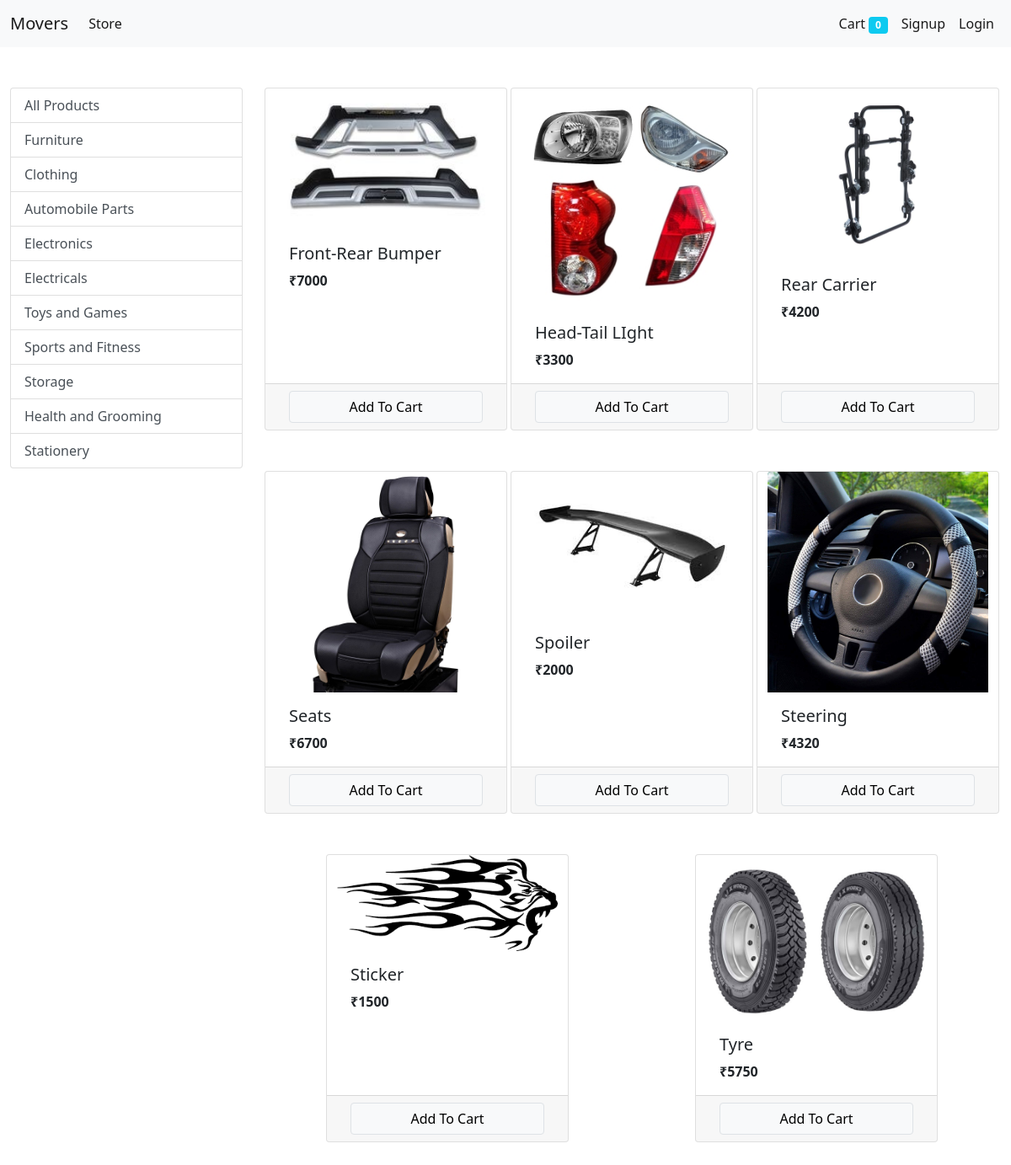
The app's page /?category=4 with its own data.
### store/models/categories.py (models this page shows, shortened)
class Category(models.Model):
    id = models.BigIntegerField(unique=True, primary_key=True)
    Name = models.CharField(max_length=50)
    @staticmethod
    def get_all_categories():
        sql = ("select * from store_category")
        return Category.objects.raw(sql)

### store/models/products.py (models this page shows, shortened)
class Product(models.Model):
    id = models.BigIntegerField(unique=True, primary_key=True)
    Name = models.CharField(max_length=50)
    Manufacturer = models.CharField(max_length=30)
    Price = models.BigIntegerField(default=0)
    Image = models.ImageField(upload_to='store/uploads/products')
    Category = models.ForeignKey(Category, on_delete=models.CASCADE, default=1)
    @staticmethod
    def get_all_products_by_categoryid(category_id):
            sql = ''' select * from store_product where "Category_id"=%s '''
            return Product.objects.raw(sql, [category_id])

### store/views/home.py (the view, shortened to what this page needs)
# urls.py: path('', home.Index.as_view(), name="homepage"),
class Index(View):
    def get(self, request):
        cart = request.session.get('cart')
        if not cart:
            request.session['cart'] = {}
        categories = Category.get_all_categories()
        categoryID = request.GET.get('category')
        if categoryID:
            products = Product.get_all_products_by_categoryid(categoryID)
        else:
            products = Product.get_all_products()
        context = {'products':products, 'categories':categories}
        print('You are : ', request.session.get('customer'))
        return render(request, 'index.html', context, )

### store/templatetags/cart.py (called while the page is built)
@register.filter(name='is_in_cart')
def is_in_cart(product, cart):
    keys = cart.keys()
    for id in keys:
        if int(id) == product.id:
            return True
    return False

### store/templatetags/custom_filter.py (called while the page is built)
@register.filter(name='currency')
def currency(number):
    return "₹"+str(number)

### store/templates/index.html (shortened to what this page needs)
{% extends 'base.html' %}
{% block content %}
{% load cart %}
{% load custom_filter %}
<div class="container-fluid mt-5">
    <div class="row">
        <div class="col-lg-3 mx-auto">
            <div class="list-group">
                <a href="/" class="list-group-item list-group-item-action ">All Products</a>
                {% for category in categories %}
                <a href="/?category={{ category.id }}" class="list-group-item list-group-item-action ">{{ category.Name }}</a>
                {% endfor %}
            </div>
        </div>
        <div id='products' class='col-lg-9'>
            <div class="row mx-auto">
                {% for product in products %}
                <div class="card mx-auto mb-5" id={{product.id}} style="width: 18rem;">
                    <img src="{{ product.Image.url }}" class="card-img-top" alt="...">
                        <div class="card-body">
                            <h5 class="card-title">{{ product.Name }}</h5>
                            <p class="card-text"><b>{{ product.Price|currency }}</b></p>
                        </div>
                        <div class="card-footer row">
                            {% if  product|is_in_cart:request.session.cart %}
                            <div class="row m-0">
                                <form action="/#{{product.id}}" method="POST" class="col-2 p-0">
                                    {% csrf_token %}
                                    <input hidden type="text" name="product" value="{{product.id}}">
                                    <input hidden type="text" name="remove" value="True">
                                    <input type="submit" value=" - " class=" col-12 btn btn-block btn-outline-dark p-0">
                                </form>
                                <div class="text-center col">{{product|cart_quantity:request.session.cart}} in cart</div>
                                <form action="/#{{product.id}}" method="POST" class="col-2 p-0">
                                    {% csrf_token %}
                                    <input hidden type="text" name="product" value="{{product.id}}">
                                    <input type="submit" value=" + " class=" col-12 btn btn-block btn-outline-dark p-0">
                                </form>
                                <!--
                                -->
                            </div>
                            {% else %}
                            <form action="/#{{product.id}}" method="POST" class="btn-block">
                                <input type="submit" class="float-right btn btn-light border form-control" value="Add To Cart">
                            </form>
                            {% endif %}
                        </div>
                  </div>
               {% endfor %}
              </div>
        </div>
    </div>
</div>
{% endblock %}

### records on screen
Category: Name "Furniture"
Category: Name "Clothing"
Category: Name "Automobile Parts"
Category: Name "Electronics"
Category: Name "Electricals"
Category: Name "Toys and Games"
Category: Name "Sports and Fitness"
Category: Name "Storage"
Category: Name "Health and Grooming"
Category: Name "Stationery"
Product: Image (picture), Name "Front-Rear Bumper", Price "₹7000"
Product: {{ product.id }} 18 (drawn), Image (picture), Name "Head-Tail LIght", Price "₹3300"
Product: Image (picture), Name "Rear Carrier", Price "₹4200"
Product: Image (picture), Name "Seats", Price "₹6700"
Product: Image (picture), Name "Spoiler", Price "₹2000"
Product: Image (picture), Name "Steering", Price "₹4320"
Product: Image (picture), Name "Sticker", Price "₹1500"
Product: Image (picture), Name "Tyre", Price "₹5750"

### other values on screen
{{ request.session.cart.keys|length }} "0"
